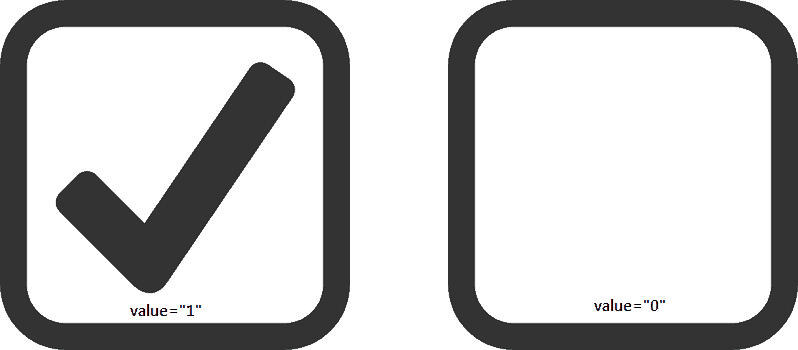
#> input picture 01_basics/assets/checkbox.png, 798 x 350 px
$ python 09_checkbox.py
#> lines starting #> are read from the running program, lines starting #| are printed output that depends on the picture; after the words box and inside, x2 and y2 are one past the last pixel; in counts of white or black regions, pixels touching at a corner belong together
import cv2
import numpy as np

img = cv2.imread('assets/checkbox.png')
#> img is the input picture: shape (350, 798, 3); mean B, G, R 194.4, 194.3, 194.3

img = cv2.copyMakeBorder(img, 20, 20, 20, 20, borderType=cv2.BORDER_CONSTANT, value=(255,255,255))
#> img: shape (390, 838, 3)

gray = cv2.cvtColor(img, cv2.COLOR_BGR2GRAY)

blurred = cv2.GaussianBlur(gray, (5, 5), 0)

thresh = cv2.threshold(blurred, 75, 200, cv2.THRESH_BINARY)[1]
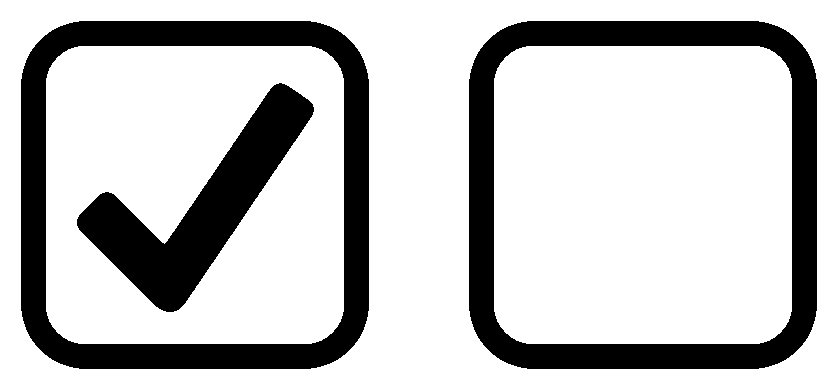
#> thresh: shape (390, 838); values 0 (black) and 200 (white), 76.6% white; 3 black regions

contours = cv2.findContours(thresh, cv2.RETR_LIST, cv2.CHAIN_APPROX_SIMPLE)[0]
#> contours = 6 contours; box (x1, y1, x2, y2) and area: (0, 0, 838, 390) 325593, (468, 20, 818, 370) 118039, (20, 20, 370, 370) 118039, (494, 46, 792, 344) 86969, (46, 46, 344, 344) 86969, (76, 82, 315, 313) 17035
print(len(contours))
#| 6

# [4 lines of commented-out code are left out]

checked_idx = 0
total = 0

for idx in [1, 2]:
    mask = np.zeros(shape=gray.shape, dtype='uint8')
    # cv2.drawContours(mask, contours[idx], contourIdx=-1, color=(255,255,255), thickness=-1) #nie dziala!!!!!! niepelne kontury:(
    cv2.fillPoly(mask, [contours[idx]], color=(255, 255, 255))
    # cv2.imshow(f'mask', mask)
    # cv2.waitKey(0)

    mask_inv= cv2.bitwise_not(mask)
    # cv2.imshow(f'mask_inv{idx}', mask_inv)
    # cv2.waitKey(0)

    answer = cv2.add(gray, mask_inv)
    # cv2.imshow(f'answer {idx}', answer)
    # cv2.waitKey(0)

    answer_inv = cv2.bitwise_not(answer)
    # cv2.imshow(f'answer_inv {idx}', answer_inv)
    # cv2.waitKey(0)

    cnt= cv2.countNonZero(answer_inv)
    # cv2.imshow(f'cnt {idx}', cnt)
    # cv2.waitKey(0)

    if cnt > total:
        checked_idx = idx
#> this loop made 2 passes
#> cnt on passes 1 to 2: 2510, 20427
#> pass 1, `mask_inv= cv2.bitwise_not(mask)`:
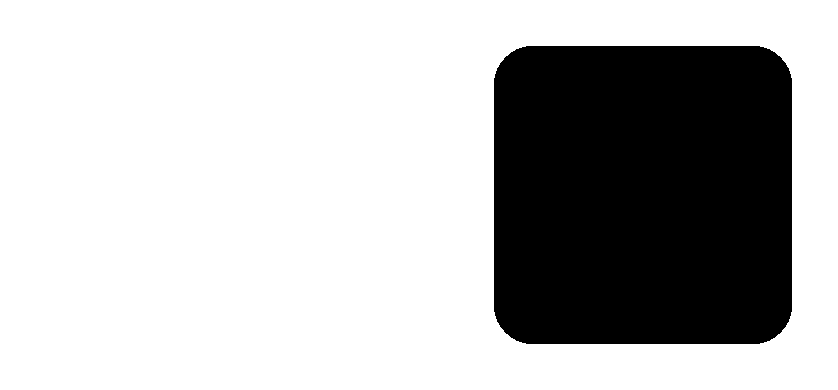
#> mask_inv: shape (390, 838); 73.2% white; 1 black region, box (x1, y1, x2, y2) and area: (494, 46, 792, 344) 87520
#> pass 1, `answer_inv = cv2.bitwise_not(answer)`:
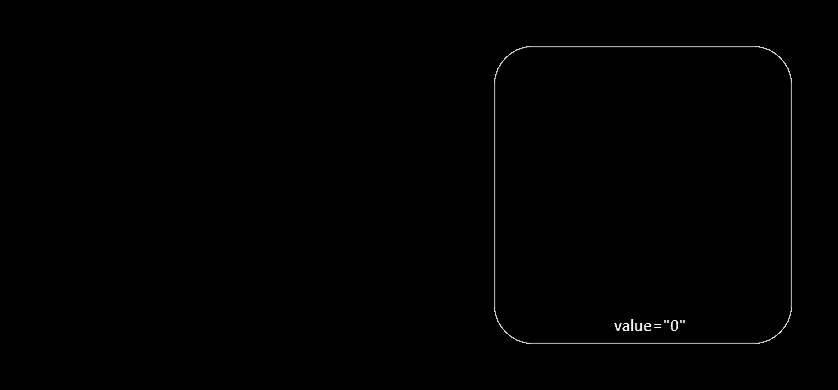
#> answer_inv: shape (390, 838); min 0, max 253, mean 0.9
#> pass 2, `mask_inv= cv2.bitwise_not(mask)`:
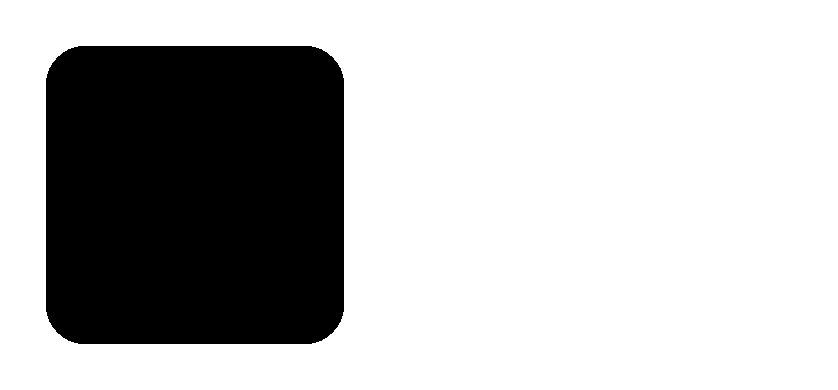
#> mask_inv: shape (390, 838); 73.2% white; 1 black region, box (x1, y1, x2, y2) and area: (46, 46, 344, 344) 87520
#> after the loop:
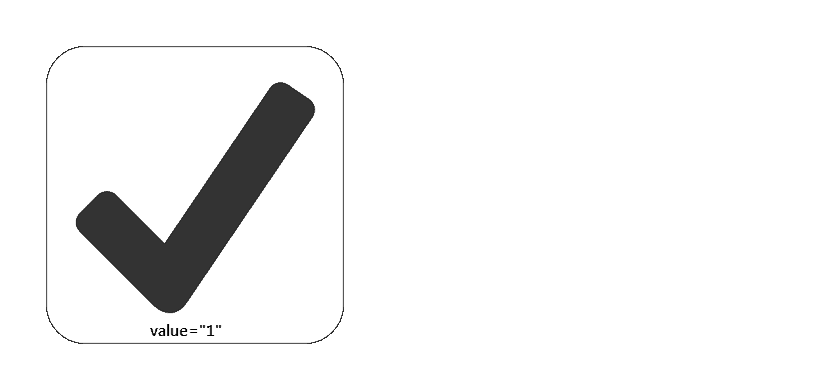
#> answer: shape (390, 838); min 2, max 255, mean 243.1
#> after the loop:
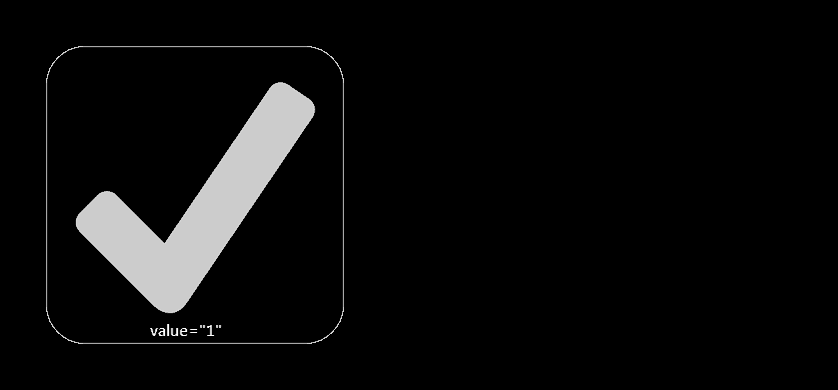
#> answer_inv: shape (390, 838); min 0, max 253, mean 11.9

print(checked_idx)

img = cv2.drawContours(img, contours[checked_idx], contourIdx=-1, color=(0, 255, 0), thickness=3)
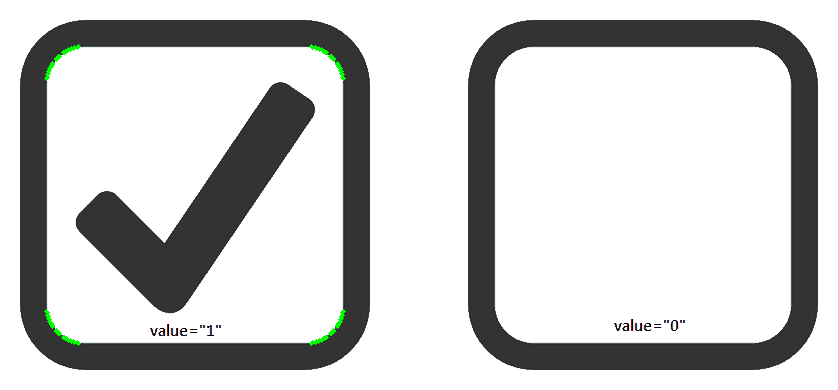
#> img: shape (390, 838, 3); mean B, G, R 202.9, 203.5, 202.9
cv2.imshow('checked_contours', img)
cv2.waitKey(0)
